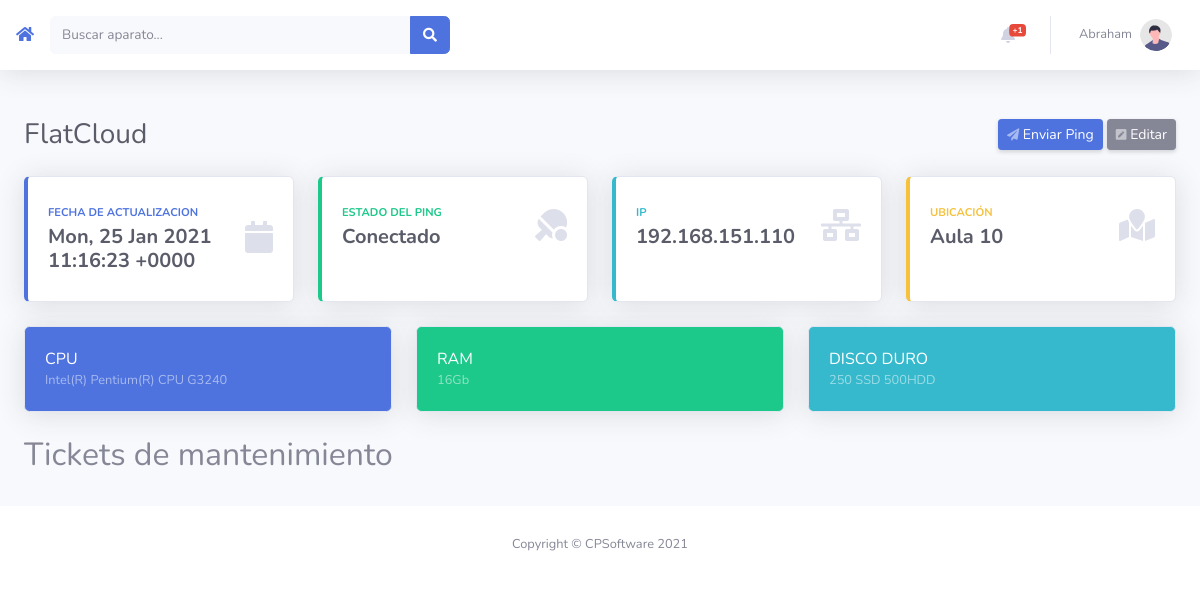
The page /aparato.php?a=2 (signed in) on the database its author committed.
### tables this page shows
CREATE TABLE `tecnicos` (
  `id` bigint(20) UNSIGNED NOT NULL,
  `nombre` text NOT NULL,
  `apellidos` text NOT NULL,
  `telefono` text NOT NULL,
  `telegram` text NOT NULL,
  `mail` text NOT NULL,
  `clave` text NOT NULL,
  `user` text NOT NULL,
  `imagen` text NOT NULL
);

CREATE TABLE `ordenadores` (
  `id` bigint(20) UNSIGNED NOT NULL,
  `nombre` text NOT NULL,
  `ip` text NOT NULL,
  `ubicacion` text NOT NULL,
  `last_status` text NOT NULL,
  `status_date` text NOT NULL,
  `icono` text NOT NULL,
  `tipo` text NOT NULL,
  `cpu` text NOT NULL,
  `ram` text NOT NULL,
  `disco` text NOT NULL
);

### aparato.php (the view, shortened to what the rows shown need)
<?php
include('database.php');
if(!isset($_GET['a']))
{
    header('Location: error.php?e=0');
}else
{
    $aparato = $_GET['a'];
}
function buscarbdo($sql)
{
    include('database.php');
    if(!$result = mysqli_query($link, $sql)){
        echo mysqli_error($link);
        header('Location: error.php?e=1');
    }
    return $result;
}
$sql = "SELECT * FROM ordenadores WHERE id = $aparato";
$bdo = buscarbdo($sql);
$info = mysqli_fetch_assoc($bdo);
?>
<!DOCTYPE html>
<html lang="en">
<head>
    <link href="vendor/fontawesome-free/css/all.min.css" rel="stylesheet" type="text/css">
    <link href="css/sb-admin-2.min.css" rel="stylesheet">
</head>
<body id="page-top">
    <div id="wrapper">
        <div id="content-wrapper" class="d-flex flex-column">
            <div id="content">
            <?include("topbar.php");?>
            <br>
                <div class="container-fluid">
                    <div class="d-sm-flex align-items-center justify-content-between mb-4">
                    <?
                                        if(isset($_GET["edit"]))
                                        {
                                            echo'<div class="row"><form method="post" action="aparato.php?a='.$info["id"].'"><input name="nombre" type="text" class="form-control form-control-user h3 mb-0 text-gray-800" value="'.$info['nombre'].'"><button class="btn btn-primary btn-user btn-block" type="submit">Guardar</button></form></div>';
                                        }else
                                        {
                                            echo '<h1 class="h3 mb-0 text-gray-800">'.$info['nombre'].'</h1>';
                                        }
                                        ?>
                        <div>
                        <a href="?a=<?echo $aparato?>&sendping=1" class="d-none d-sm-inline-block btn btn-sm btn-primary shadow-sm"> Enviar Ping</a>
                        <?
                        if(isset($_GET["edit"]))
                        {
                            echo '<a href="?a='.$aparato.'" class="d-none d-sm-inline-block btn btn-sm btn-secondary shadow-sm"><i
                            class="fas fa-window-close fa-sm text-white-50"></i> Cancelar</a>';
                        }else
                        {
                            echo '<a href="?a='.$aparato.'&edit=1" class="d-none d-sm-inline-block btn btn-sm btn-secondary shadow-sm"><i
                            class="fas fa-pen-square fa-sm text-white-50"></i> Editar</a>';
                        }
                        ?>
                        </div>
                    </div>
                    <div class="row">
                        <div class="col-xl-3 col-md-6 mb-4">
                            <div class="card border-left-primary shadow h-100 py-2">
                                <div class="card-body">
                                    <div class="row no-gutters align-items-center">
                                        <div class="col mr-2">
                                            <div class="text-xs font-weight-bold text-primary text-uppercase mb-1">
                                                Fecha de Actualizacion</div>
                                            <div class="h5 mb-0 font-weight-bold text-gray-800"><?echo date('r' , $info['status_date'])?></div>
                                        </div>
                                    </div>
                                </div>
                            </div>
                        </div>
                        <div class="col-xl-3 col-md-6 mb-4">
                            <div class="card border-left-success shadow h-100 py-2">
                                <div class="card-body">
                                    <div class="row no-gutters align-items-center">
                                        <div class="col mr-2">
                                            <div class="text-xs font-weight-bold text-success text-uppercase mb-1">
                                                Estado del ping</div>
                                            <div class="h5 mb-0 font-weight-bold text-gray-800"><?echo $info['last_status']?></div>
                                        </div>
                                    </div>
                                </div>
                            </div>
                        </div>
                        <div class="col-xl-3 col-md-6 mb-4">
                            <div class="card border-left-info shadow h-100 py-2">
                                <div class="card-body">
                                    <div class="row no-gutters align-items-center">
                                        <div class="col mr-2">
                                            <div class="row no-gutters align-items-center">
                                                <div class="col-auto">
                                                <?
                                        if(isset($_GET["edit"]))
                                        {
                                            echo'<form method="post" action="aparato.php?a='.$info["id"].'"><input name="ip" type="text" class="form-control form-control-user h5 mb-0 mr-3 font-weight-bold text-gray-800" value="'.$info['ip'].'"><br><button class="btn btn-primary btn-user btn-block" type="submit">Guardar</button></form>';
                                        }else
                                        {
                                            echo '<div class="h5 mb-0 mr-3 font-weight-bold text-gray-800">'.$info['ip'].'</div>';
                                        }
                                        ?>
                                                </div>
                                            </div>
                                        </div>
                                    </div>
                                </div>
                            </div>
                        </div>
                        <div class="col-xl-3 col-md-6 mb-4">
                            <div class="card border-left-warning shadow h-100 py-2">
                                <div class="card-body">
                                    <div class="row no-gutters align-items-center">
                                        <div class="col mr-2">
                                            <div class="text-xs font-weight-bold text-warning text-uppercase mb-1">
                                                Ubicación</div>
                                                <?
                                        if(isset($_GET["edit"]))
                                        {
                                            echo'<form method="post" action="aparato.php?a='.$info["id"].'"><input name="ubicacion" type="text" class="form-control form-control-user h5 mb-0 mr-3 font-weight-bold text-gray-800" value="'.$info['ubicacion'].'"><br><button class="btn btn-primary btn-user btn-block" type="submit">Guardar</button></form>';
                                        }else
                                        {
                                            echo '<div class="h5 mb-0 font-weight-bold text-gray-800">'.$info['ubicacion'].'</div>';
                                        }
                                        ?>
                                        </div>
                                    </div>
                                </div>
                            </div>
                        </div>
                    </div>
                    <div class="row">
                        <div class="col-xl-12 col-lg-7">
                        <div class="row">
                        <?
                        if($info['tipo'] == 'ordenador' || $info['tipo'] == 'servidor')
                        {
                            if(isset($_GET["edit"]))
                            {
                                echo(
                                    '<div class="col-lg-4 mb-3">
                                    <div class="card bg-primary text-white shadow">
                                        <div class="card-body">
                                            CPU
                                            <form method="post" action="aparato.php?a='.$aparato.'">
                                            <input name="cpu" class="form-control form-control-user text-black-50 small" value="'.$info['cpu'].'"><br>
                                            <button class="btn btn-primary btn-user btn-block" type="submit">Guardar</button>
                                            </form>
                                        </div>
                                    </div>
                                </div>
                                <div class="col-lg-4 mb-3">
                                    <div class="card bg-success text-white shadow">
                                        <div class="card-body">
                                            RAM
                                            <form method="post" action="aparato.php?a='.$aparato.'">
                                            <input name="ram" class="form-control form-control-user text-black-50 small" value="'.$info['ram'].'"><br>
                                            <button class="btn btn-primary btn-user btn-block" type="submit">Guardar</button>
                                            </form>
                                        </div>
                                    </div>
                                </div>
                                <div class="col-lg-4 mb-4">
                                    <div class="card bg-info text-white shadow">
                                        <div class="card-body">
                                            DISCO DURO
                                            <form method="post" action="aparato.php?a='.$aparato.'">
                                            <input name="discoduro" class="form-control form-control-user text-black-50 small" value="'.$info['disco'].'"><br>
                                            <button class="btn btn-primary btn-user btn-block" type="submit">Guardar</button>
                                            </form>
                                        </div>
                                    </div>
                                </div>'
                                );
                            }else
                            {
                                echo(
                                    '<div class="col-lg-4 mb-3">
                                    <div class="card bg-primary text-white shadow">
                                        <div class="card-body">
                                            CPU
                                            <div class="text-white-50 small">'.$info['cpu'].'</div>
                                        </div>
                                    </div>
                                </div>
                                <div class="col-lg-4 mb-3">
                                    <div class="card bg-success text-white shadow">
                                        <div class="card-body">
                                            RAM
                                            <div class="text-white-50 small">'.$info['ram'].'</div>
                                        </div>
                                    </div>
                                </div>
                                <div class="col-lg-4 mb-4">
                                    <div class="card bg-info text-white shadow">
                                        <div class="card-body">
                                            DISCO DURO
                                            <div class="text-white-50 small">'.$info['disco'].'</div>
                                        </div>
                                    </div>
                                </div>'
                                );
                            }
                        }
                        ?>
                            </div>
                        </div>
                    </div>
                    <h2>Tickets de mantenimiento</h2>
                </div>
            </div>
        </div>
    </div>
</body>
</html>

### topbar.php (shortened to what the rows shown need)
<?
$user_id = $_SESSION["user_id"];
    $sql = "SELECT * FROM tecnicos WHERE id = $user_id";
    $search = mysqli_query($link, $sql);
    $user_info = mysqli_fetch_assoc($search);
?>
<nav class="navbar navbar-expand navbar-light bg-white topbar mb-4 static-top shadow">
    <ul class="navbar-nav ml-auto">
                <?
                    $sql = "SELECT * FROM ticket WHERE tecnico = $user_id AND estado = 'pendiente'";
                    $conteo_tickets = 0;
                    if($ticket_bd = mysqli_query($link, $sql))
                    {
                        while($ticket = mysqli_fetch_assoc($ticket_bd)){
                            $conteo_tickets++;
                        }
                    }else
                    {
                        $conteo_tickets = 0;
                        echo '
                    </a>';
                    }
                ?>
                <?
                if($conteo_tickets > 0)
                {
                    $sql = "SELECT * FROM ticket WHERE tecnico = $user_id";
                    $ticket_bd = mysqli_query($link, $sql);
                    while($ticket = mysqli_fetch_assoc($ticket_bd))
                    {
                        $aparato = $ticket["aparato"];
                    }
                }
                ?>
        <li class="nav-item dropdown no-arrow">
            <a class="nav-link dropdown-toggle" href="#" id="userDropdown" role="button"
                data-toggle="dropdown" aria-haspopup="true" aria-expanded="false">
                <span class="mr-2 d-none d-lg-inline text-gray-600 small"><? echo $user_info["nombre"]?></span>
                <img class="img-profile rounded-circle"
                    src="img/undraw_profile.svg">
            </a>
        </li>
    </ul>
</nav>

### rows shown on the page
tecnicos: nombre "Abraham"
ordenadores: nombre "FlatCloud", status_date "Mon, 25 Jan 2021 11:16:23 +0000", last_status "Conectado", ip "192.168.151.110", ubicacion "Aula 10", cpu "Intel(R) Pentium(R) CPU G3240", ram "16Gb", disco "250 SSD 500HDD"

### other values the page prints
$conteo_tickets "1"
